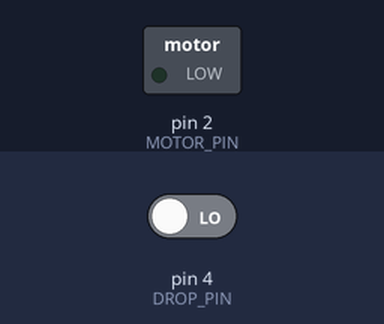
The sketch below on a simulated Arduino Uno, built with avr-gcc and run on an emulated ATmega328P. Shown: switched loads named in the sketch (green lamp = pin HIGH). The test bench sets the inputs (shaded band); at power-on: pin 4 (DROP_PIN) LOW.

Above: at 1.2 s.
1.3 s: pin 4 (DROP_PIN) driven HIGH
At 1.9 s:
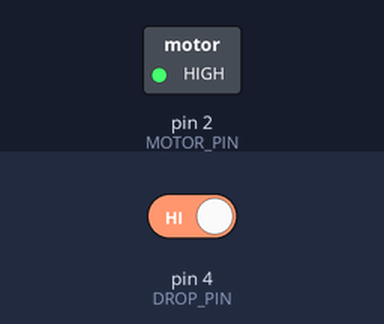
2.8 s: pin 4 (DROP_PIN) driven LOW
At 3.1 s:
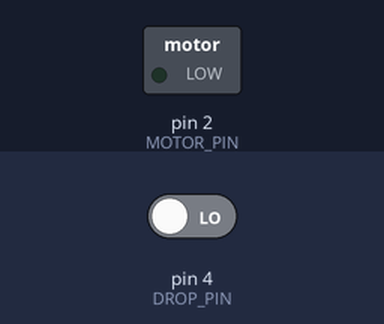
Timing chart, 0 to 5.8 s (numbered marks = the images above; inputs shaded):
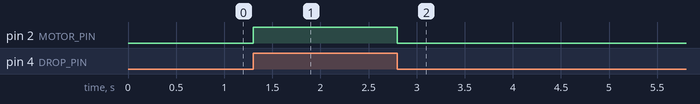

Measured:
- after the input at 1.3 s, pin 2 (MOTOR_PIN): LOW → HIGH at once
- after the input at 2.8 s, pin 2 (MOTOR_PIN): HIGH → LOW at once

The sketch:

try.ino
```cpp
#define       MOTOR_PIN   2           // 电机正极
#define       DROP_PIN    4           // 传感器input
void setup() {
  // put your setup code here, to run once:
  Serial.begin(9600);
  pinMode(MOTOR_PIN, OUTPUT);
  pinMode(DROP_PIN, INPUT);
}

void loop() {
  // put your main code here, to run repeatedly:
  delay(100);
  if(digitalRead(DROP_PIN) == 1){
    digitalWrite(MOTOR_PIN, HIGH);
  }else{
    digitalWrite(MOTOR_PIN, LOW);
  }

}
```
